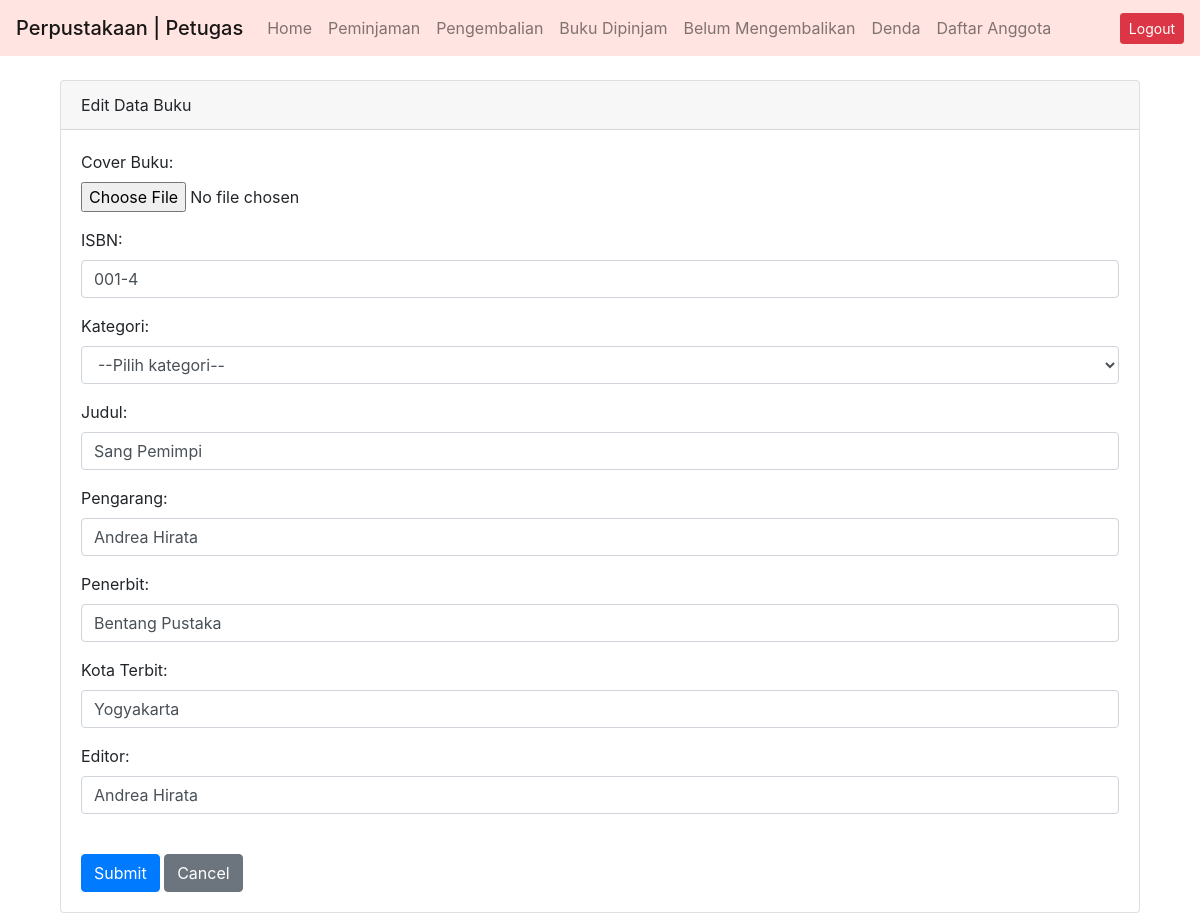
The page /edit_buku.php?id=4 on the database its author committed.
### tables this page shows
CREATE TABLE `buku` (
  `idbuku` int(5) NOT NULL,
  `isbn` varchar(13) NOT NULL,
  `judul` varchar(100) NOT NULL,
  `idkategori` int(5) NOT NULL,
  `pengarang` varchar(30) NOT NULL,
  `penerbit` varchar(30) NOT NULL,
  `kota_terbit` varchar(30) NOT NULL,
  `editor` varchar(30) NOT NULL,
  `file_gambar` varchar(255) DEFAULT NULL,
  `tgl_insert` date NOT NULL,
  `tgl_update` date NOT NULL,
  `stok` int(5) NOT NULL,
  `stok_tersedia` int(5) NOT NULL
);

### edit_buku.php (the view, shortened to what this page needs)
<?php
require_once('db_login.php');
$id = $_GET['id'];
if (!isset($_POST["submit"])){
    $query = " SELECT *, kategori.nama FROM buku JOIN kategori ON buku.idkategori=kategori.idkategori WHERE idbuku=" .$id. " ";
    $result = $db->query($query);
    if (!$result){
        die ("Could not the query database: <br />" . $db->error);
    } else {
        while ($row = $result->fetch_object()){
            $isbn = $row->isbn;
            $judul = $row->judul;
            $kategori = $row->nama;
            $pengarang = $row->pengarang;
            $penerbit = $row->penerbit;
            $kota_terbit = $row->kota_terbit;
            $editor = $row->editor;
        }
    }
}
?>
<br>
<div class="container">
    <div class="card">
        <div class="card-header">Edit Data Buku</div>
        <div class="card-body">
            <form method="POST" autocomplete="on" action="<?php echo htmlspecialchars($_SERVER["PHP_SELF"]).'?id=' .$id; ?>">
            <div class="form-group">
                <label for="cover_buku">Cover Buku:</label>
                <br>
                <input type="file" id="file_gambar" name="file_gambar" value="">
            </div>
            <div class="form-group">
                <label for="isbn">ISBN:</label>
                <input type="text" class="form-control" id="isbn" name="isbn" value="<?php echo $isbn;?>">
            </div>
            <div class="form-group">
                <label for="kategori">Kategori:</label>
                <select name="kategori" id="kategori" class="form-control">
                    <option value="none" <?php if (isset($kategori)) echo 'selected="true"';?>>--Pilih kategori--</option>
                </select>
            </div>
            <div class="form-group">
                <label for="judul">Judul:</label>
                <input class="form-control" id="judul" name="judul" rows="5" value="<?php echo $judul;?>">
            </div>
            <div class="form-group">
                <label for="pengarang">Pengarang:</label>
                <input class="form-control" id="pengarang" name="pengarang" rows="5" value="<?php echo $pengarang;?>">
            </div>
            <div class="form-group">
                <label for="penerbit">Penerbit:</label>
                <input class="form-control" id="penerbit" name="penerbit" rows="5" value="<?php echo $penerbit;?>">
            </div>
            <div class="form-group">
                <label for="kotaterbit">Kota Terbit:</label>
                <input class="form-control" id="kota_terbit" name="kota_terbit" rows="5" value="<?php echo $kota_terbit;?>">
            </div>
            <div class="form-group">
                <label for="editor">Editor:</label>
                <input class="form-control" id="editor" name="editor" rows="5" value="<?php echo $editor;?>">
            </div>
            <br>
            <button type="submit" class="btn btn-primary" name="submit" value="submit">Submit</button>
            <a href="index2.php" class="btn btn-secondary">Cancel</a>
        </form>
        </div>
    </div>
</div>

### css/style.css (style rules this page uses)
body { background-image: url("perpus.jpg"); }

### rows shown on the page
buku: isbn "001-4", judul "Sang Pemimpi", pengarang "Andrea Hirata", penerbit "Bentang Pustaka", kota_terbit "Yogyakarta", editor "Andrea Hirata"
